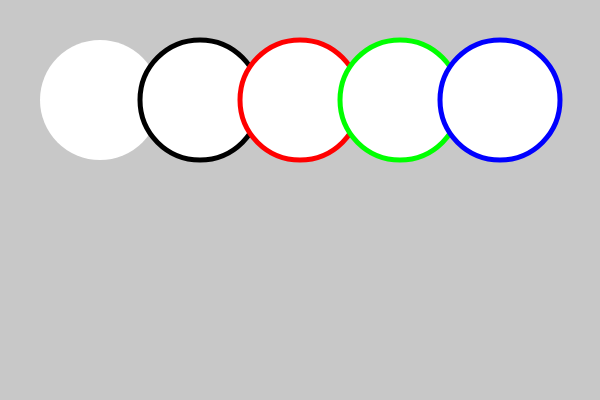
Frame 1 (no input)
Frame 60 (no input): identical to frame 1, image omitted
Frame 120 (the mouse pressed at the canvas centre since frame 60): identical to frame 1, image omitted

The p5.js sketch that drew this single still picture (run headless with seeded random() and noise() and a simulated clock; from frame 60 on, the mouse is pressed at the canvas centre):

// p5.js sketch
// ── sketch.js
function setup() {
  createCanvas(600, 400);
  background(200);

  // push(); // Start a new drawing state
  // strokeWeight(5);
  // stroke(255, 0, 0);
  // point(150, 120);
  // //noStroke(); -> 뒤에 도형은 다 지워짐
  // pop(); // Restore original state
  
  // point(150, 180);

  // push();
  // strokeWeight(10);
  // stroke(0, 255, 0);
  // line(0, 0, 300, 300);
  // pop();

  // line(300, 0, 0, 300);

  // push();
  // //rectMode => CORNER, CORNERS, CENTER, or RADIUS
  // rectMode(CENTER);

  // push();
  // stroke(0, 255, 255);
  // fill(255, 0, 0);
  // strokeWeight(3);
  // rect(150, 150, 100, 100);
  // pop();

  // pop();

  // //ellipseMode => CENTER, RADIUS, CORNER, or CORNERS
  // ellipseMode(CENTER);
  // ellipse(150, 150, 100, 100);

  // fill(255, 0, 0);
  // rect(150, 150, 100, 100);

  // push();
  // strokeWeight(3);
  // stroke('#5259E4');
  // fill('#BF71F4');
  // triangle(0, 0, 100, 100, 300, 0);
  // pop();

  // square(30, 20, 90, 10, 0, 10, 0);
  // rect(150, 150, 90, 90);

  // quad(38, 31, 86, 20, 69, 63, 30, 76);

  // let num = 100;
  // push();
  // strokeWeight(3);
  // stroke('#5259E4');
  // fill('#BF71F4');
  // //arc parameter : CHORD(현), PIE or OPEN
  // arc(num      , 100, 100, 100, PI, PI*3/2, PIE);
  // pop();
  // arc(num + 100, 100, 100, 100, 0, PI);
  // arc(num + 250, 100, 100, 100, 0, PI*3/2);
  // arc(num + 400, 100, 100, 100, 0, PI*2);


strokeWeight(5);
noStroke();
ellipse(100, 100, 120, 120);
stroke(0);
ellipse(200, 100, 120, 120);
stroke(255, 0, 0);
ellipse(300, 100, 120, 120);
stroke(0, 255, 0);
ellipse(400, 100, 120, 120);
stroke(0, 0, 255);
ellipse(500, 100, 120, 120);
}

function draw() {
  
}
